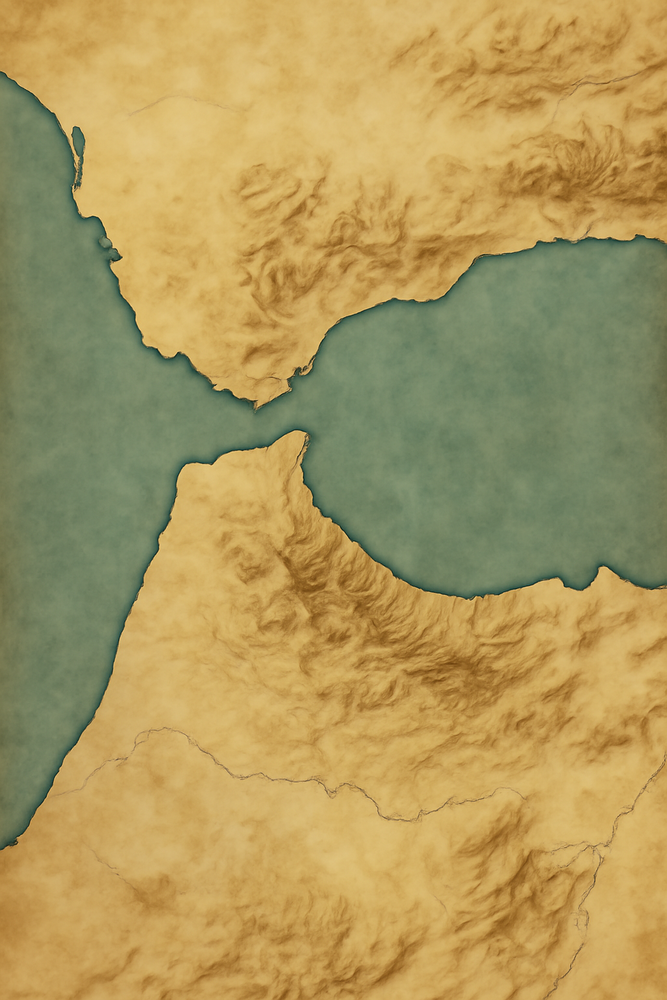
#> input picture frontend/assets/images/gibraltar-map.png, 667 x 1000 px, shrunk from 1024 x 1536 before the run, found by its file name
$ python generate_all_masks.py
#> lines starting #> are read from the running program, lines starting #| are printed output that depends on the picture; after the words box and inside, x2 and y2 are one past the last pixel; in counts of white or black regions, pixels touching at a corner belong together
"""Generate land masks for all mission maps."""
from PIL import Image
import numpy as np

MAPS = [
    ("gibraltar-map.png", "gibraltar"),
    ("mauritanie-map.png", "mauritanie"),
    ("atlantique-map.png", "atlantique"),
    ("amazonie-map.png", "amazonie"),
    ("buenosaires-map.png", "buenos_aires"),
    ("patagonie.png", "patagonie"),
    ("paraguay-map.png", "paraguay"),
    ("africa-again-map.png", "africa_again"),
    ("sahel-map.png", "sahel"),
]

all_masks = {}

for filename, key in MAPS:
    path = f"/app/frontend/assets/images/{filename}"
    img = Image.open(path)
#> img is the input picture: PIL image 667x1000 RGB; mean R, G, B 174.8, 153.4, 92.9
    if img.mode == 'RGBA':
        img = img.convert('RGB')
    arr = np.array(img)
    h, w = arr.shape[:2]
#> h = 1000; w = 667
    r, g, b = arr[:,:,0].astype(float), arr[:,:,1].astype(float), arr[:,:,2].astype(float)
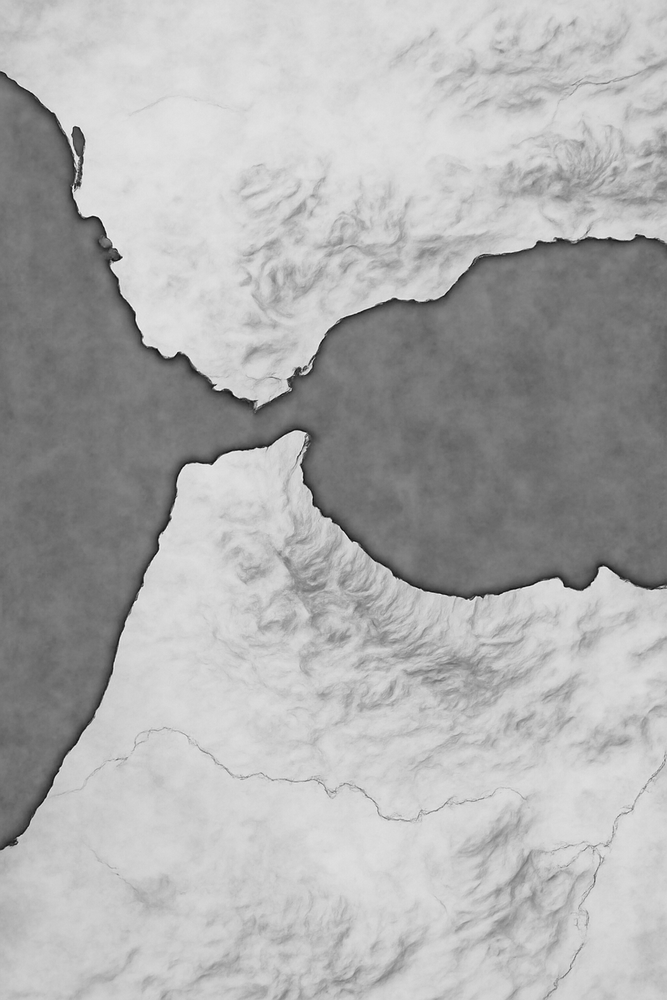
#> r: shape (1000, 667) float64; min 5, max 250, mean 174.8
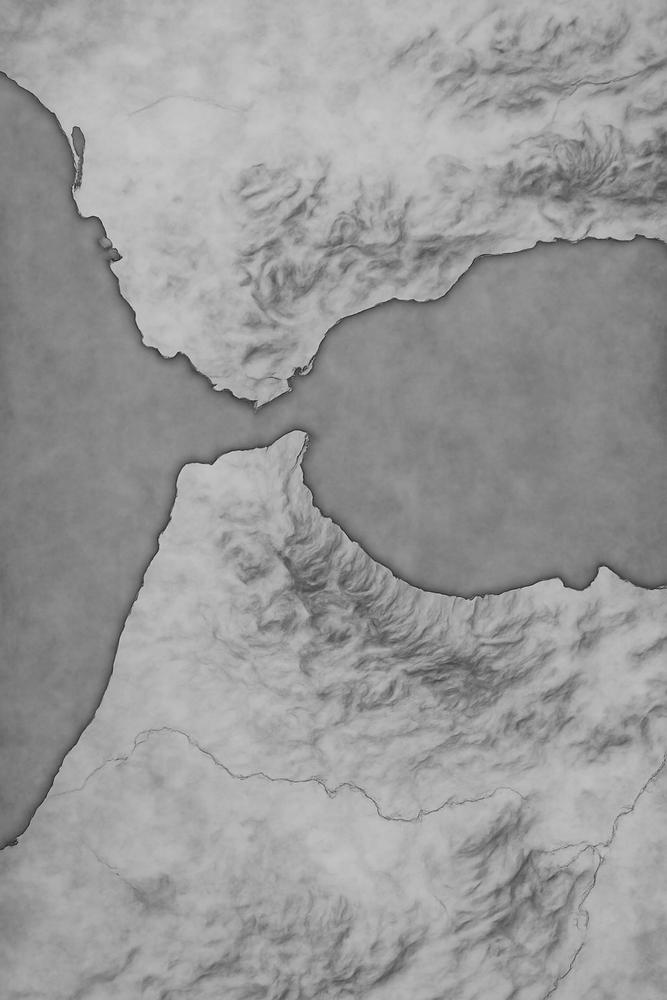
#> g: shape (1000, 667) float64; min 31, max 213, mean 153.4
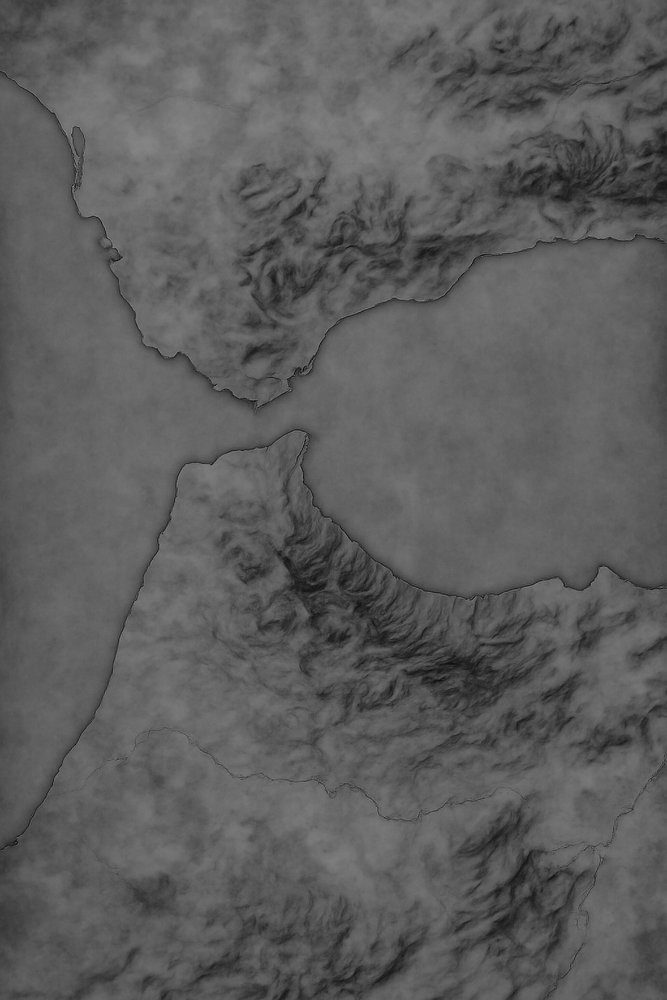
#> b: shape (1000, 667) float64; min 4, max 148, mean 92.9
    diff = r - b
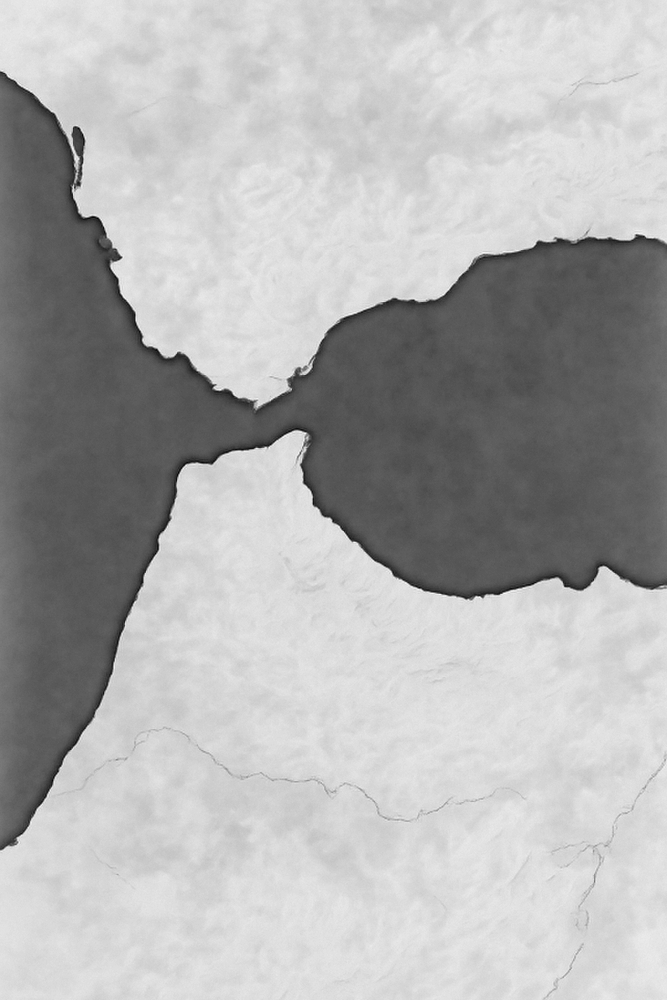
#> diff: shape (1000, 667) float64; min -51, max 140, mean 81.9; drawn with min black and max white

    # Auto-detect best threshold
    best_thresh = 30  # default
    for thresh in [25, 30, 35, 40, 50]:
        land_pct = (diff > thresh).mean() * 100
        if land_pct < 90:
            best_thresh = thresh
            break
#> this loop made 1 pass
#> land_pct on pass 1: 71.92

    land_mask = diff > best_thresh
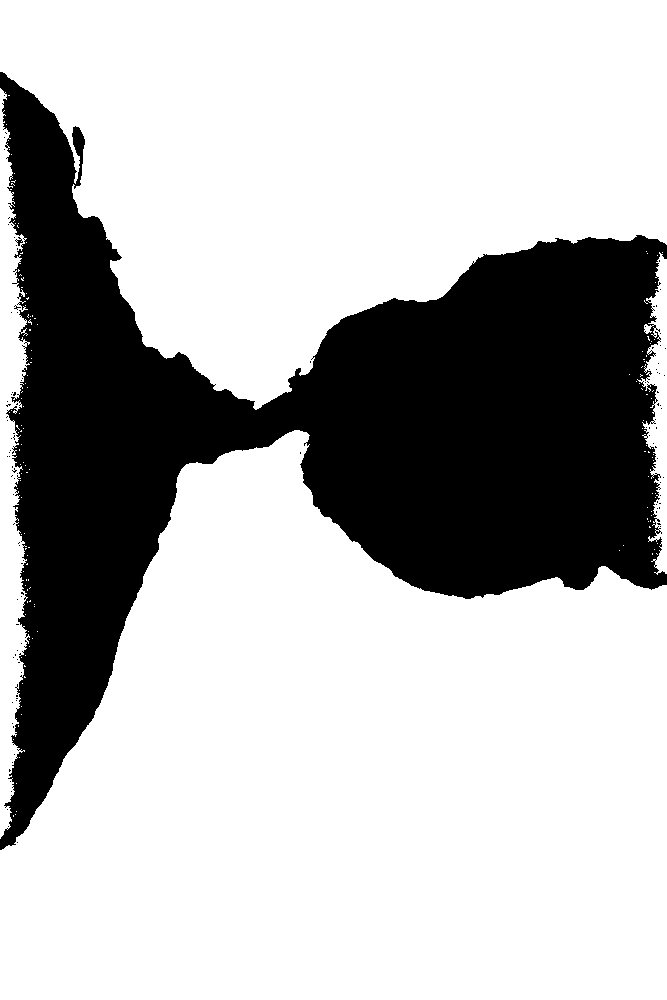
#> land_mask: shape (1000, 667) bool; 71.9% white; 111 black regions (109 under 20 px), largest, box (x1, y1, x2, y2) and area: (0, 72, 667, 850) 187065, (15, 237, 23, 246) 29
    GRID = 50

    rows = []
    land_count = 0
    for gy in range(GRID):
        row = ''
        for gx in range(GRID):
            y1 = int(gy * h / GRID)
            y2 = int((gy + 1) * h / GRID)
            x1 = int(gx * w / GRID)
            x2 = int((gx + 1) * w / GRID)
            pct = land_mask[y1:y2, x1:x2].mean()
            is_land = pct > 0.55
            row += '1' if is_land else '0'
            if is_land: land_count += 1
        rows.append(row)
#> after the loop, land_count = 1790; rows = 50 items

    sea_pct = (GRID*GRID - land_count) / (GRID*GRID) * 100
#> sea_pct = 28.4
    print(f"{key} ({filename}): {w}x{h}, thresh={best_thresh}, sea={sea_pct:.0f}%")
#| gibraltar (gibraltar-map.png): 667x1000, thresh=25, sea=28%
    all_masks[key] = rows
#> pass 2 of the loop `for filename, key in MAPS:`:
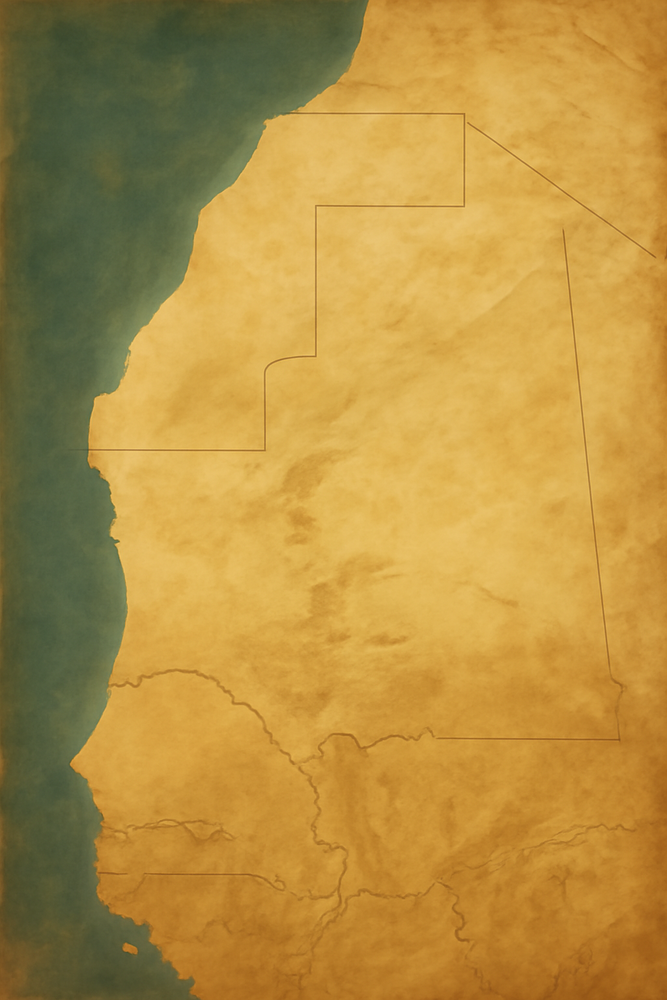
#> input picture frontend/assets/images/mauritanie-map.png, 667 x 1000 px, shrunk from 1024 x 1536 before the run, found by its file name
#> img is the input picture: PIL image 667x1000 RGB; mean R, G, B 180.4, 144, 66.8
#> `diff = r - b`:
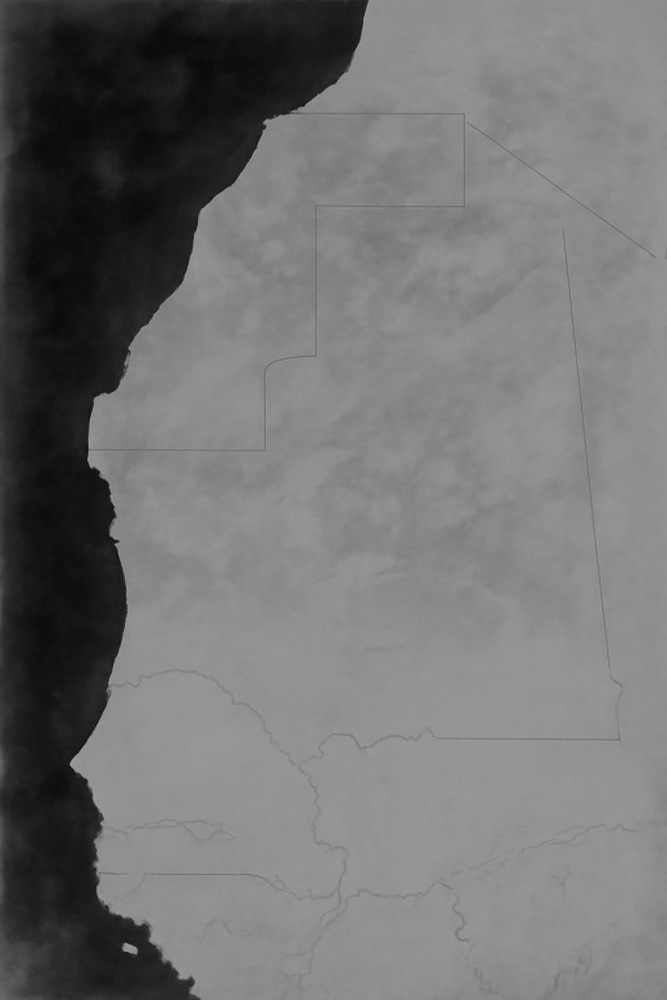
#> diff: shape (1000, 667) float64; min 7, max 165, mean 113.6
#> the loop `for thresh in [25, 30, 35, 40, 50]:` made 1 pass
#> land_pct on pass 1: 88.05
#> `land_mask = diff > best_thresh`:
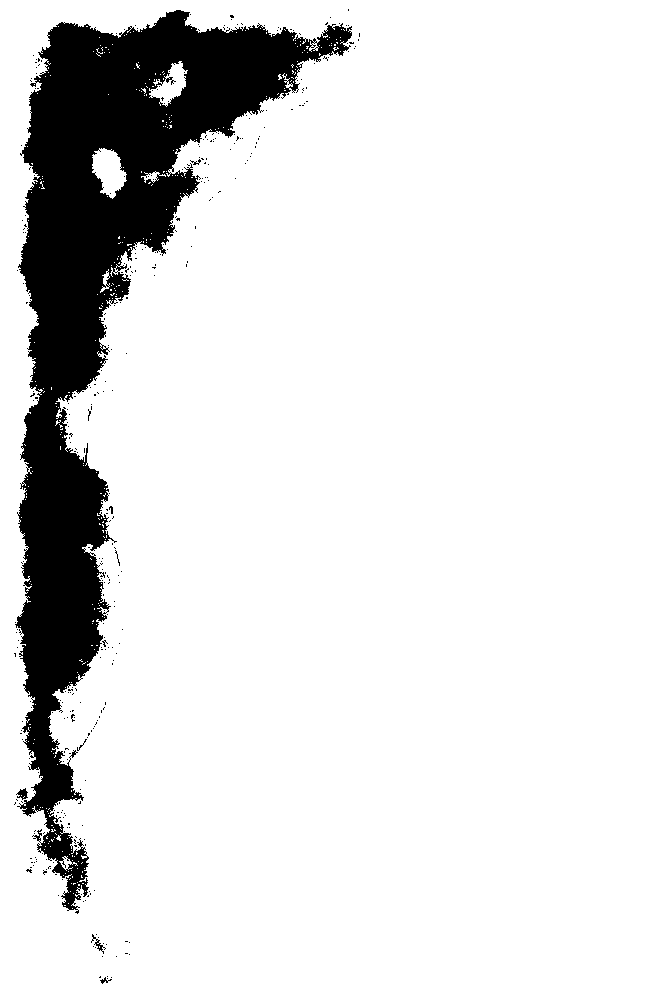
#> land_mask: shape (1000, 667) bool; 88% white; 365 black regions (358 under 20 px), largest, box (x1, y1, x2, y2) and area: (15, 10, 352, 914) 78761, (16, 788, 28, 800) 77, (91, 934, 106, 954) 69
#> after the loop `for gy in range(GRID):`: land_count = 2188
#> sea_pct = 12.48
#| mauritanie (mauritanie-map.png): 667x1000, thresh=25, sea=12%
#> pass 3 of the loop `for filename, key in MAPS:`:
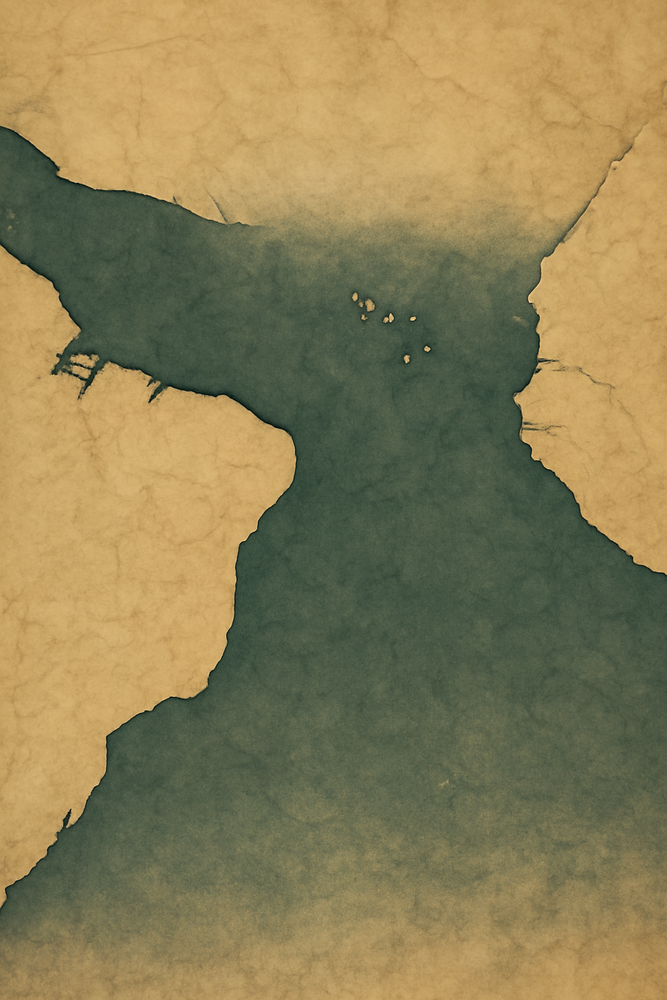
#> input picture frontend/assets/images/atlantique-map.png, 667 x 1000 px, shrunk from 1024 x 1536 before the run, found by its file name
#> img is the input picture: PIL image 667x1000 RGB; mean R, G, B 140.3, 128.1, 86
#> `diff = r - b`:
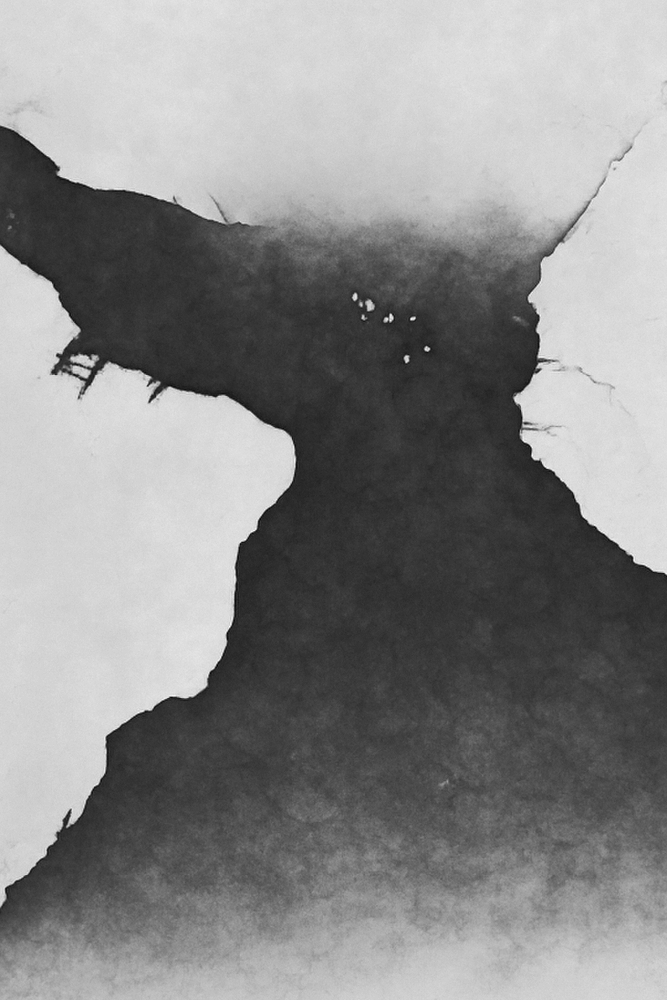
#> diff: shape (1000, 667) float64; min -29, max 124, mean 54.4; drawn with min black and max white
#> the loop `for thresh in [25, 30, 35, 40, 50]:` made 1 pass
#> land_pct on pass 1: 59.83
#> `land_mask = diff > best_thresh`:
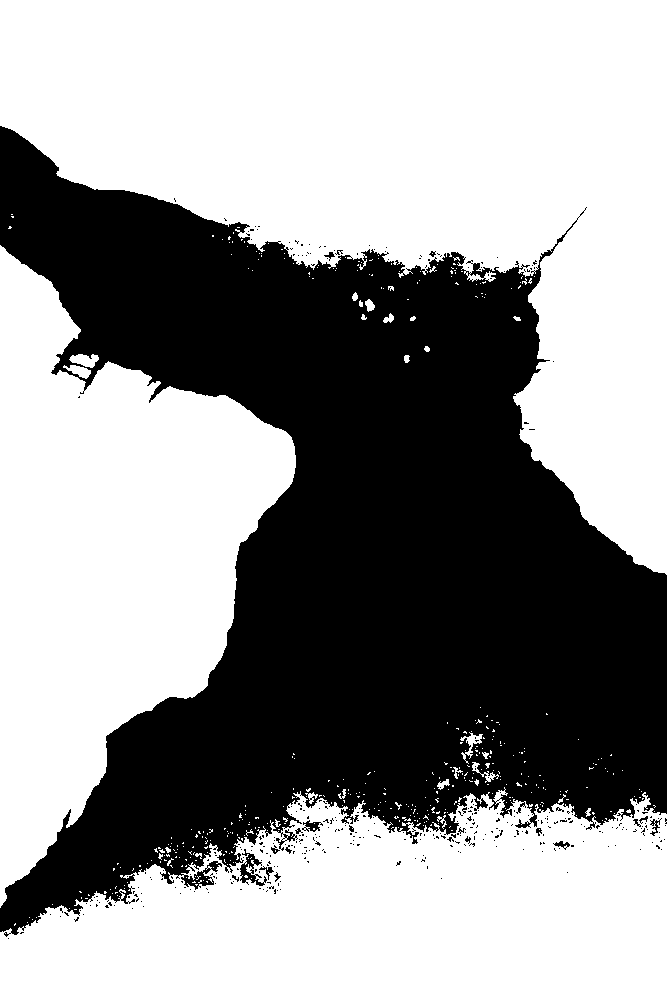
#> land_mask: shape (1000, 667) bool; 59.8% white; 371 black regions (352 under 20 px), largest, box (x1, y1, x2, y2) and area: (0, 126, 667, 937) 265841, (240, 849, 267, 886) 369, (302, 820, 323, 832) 125
#> after the loop `for gy in range(GRID):`: land_count = 1488
#> sea_pct = 40.48
#| atlantique (atlantique-map.png): 667x1000, thresh=25, sea=40%
#> (the run stopped early here; a loop or call above may not have finished)
